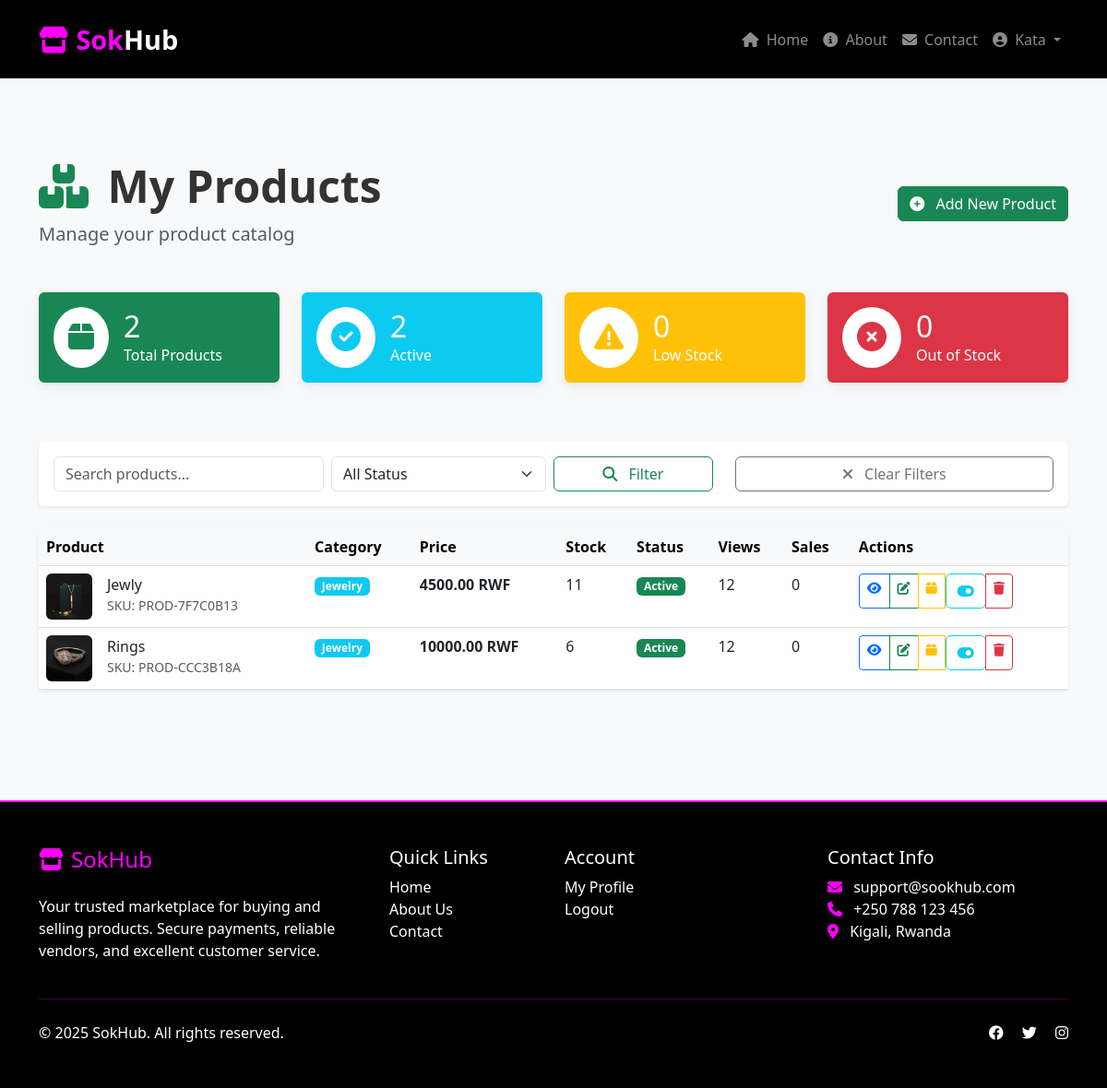
The page /vendor/products/ (signed in) on the database as committed earlier.
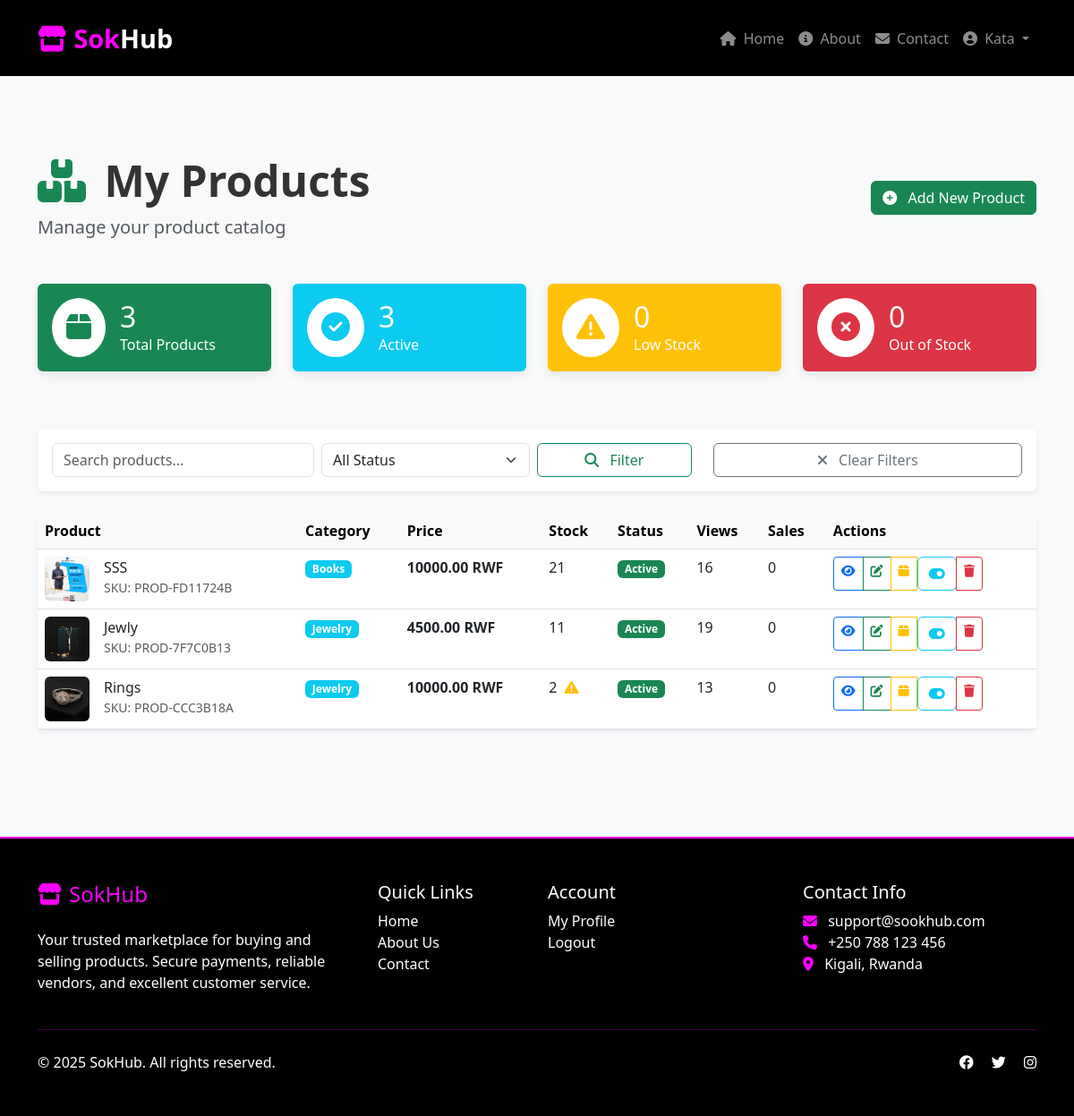
The same page on the database as committed later.
### product/models.py (models this page shows, shortened)
class Product(models.Model):
    STATUS_CHOICES = (
        ('draft', 'Draft'),
        ('active', 'Active'),
        ('out_of_stock', 'Out of Stock'),
        ('discontinued', 'Discontinued'),
        ('pending_review', 'Pending Review'),
    )
    name = models.CharField(max_length=200)
    slug = models.SlugField(max_length=200, unique=True)
    description = models.TextField()
    short_description = models.CharField(max_length=300, blank=True, null=True)
    vendor = models.ForeignKey('customer.User', on_delete=models.CASCADE,
                              limit_choices_to={'user_type': 'vendor'},
                              related_name='products')
    price = models.DecimalField(max_digits=10, decimal_places=2,
                               validators=[MinValueValidator(Decimal('0.01'))])
    compare_at_price = models.DecimalField(max_digits=10, decimal_places=2,
                                          null=True, blank=True,
                                          validators=[MinValueValidator(Decimal('0.01'))])
    sku = models.CharField(max_length=100, unique=True, blank=True, null=True)
    barcode = models.CharField(max_length=100, blank=True, null=True)
    quantity = models.IntegerField(default=0, validators=[MinValueValidator(0)])
    low_stock_threshold = models.IntegerField(default=5, validators=[MinValueValidator(1)])
    is_track_inventory = models.BooleanField(default=True)
    allow_backorder = models.BooleanField(default=False)
    category = models.ForeignKey(Category, on_delete=models.SET_NULL,
                                null=True, blank=True, related_name='products')
    tags = models.ManyToManyField('ProductTag', blank=True)
    status = models.CharField(max_length=20, choices=STATUS_CHOICES, default='draft')
    is_featured = models.BooleanField(default=False)
    is_available = models.BooleanField(default=True)
    requires_shipping = models.BooleanField(default=True)
    main_image = models.ImageField(upload_to=image_path, null=True, blank=True)
    meta_title = models.CharField(max_length=200, blank=True, null=True)
    meta_description = models.TextField(blank=True, null=True)
    view_count = models.IntegerField(default=0)
    purchase_count = models.IntegerField(default=0)
    average_rating = models.DecimalField(max_digits=3, decimal_places=2, default=0.00,
                                        validators=[MinValueValidator(0), MaxValueValidator(5)])
    reservation_count = models.IntegerField(default=0)  # Items reserved in carts
    last_restocked = models.DateTimeField(null=True, blank=True)
    created_at = models.DateTimeField(auto_now_add=True)
    updated_at = models.DateTimeField(auto_now=True)
    published_at = models.DateTimeField(null=True, blank=True)
    class Meta:
        ordering = ['-created_at']
        indexes = [
            models.Index(fields=['slug']),
            models.Index(fields=['status', 'is_available']),
            models.Index(fields=['vendor', 'status']),
            models.Index(fields=['category', 'is_available']),
        ]
    def get_available_quantity(self):
        try:
            return max(0, self.quantity - self.reservation_count)
        except:
            return 0

class Category(models.Model):
    name = models.CharField(max_length=100, unique=True)
    slug = models.SlugField(max_length=100, unique=True)
    description = models.TextField(blank=True, null=True)
    parent = models.ForeignKey('self', on_delete=models.CASCADE, null=True, blank=True,
                              related_name='children')
    is_active = models.BooleanField(default=True)
    created_at = models.DateTimeField(auto_now_add=True)
    updated_at = models.DateTimeField(auto_now=True)
    class Meta:
        verbose_name_plural = "Categories"
        ordering = ['name']

### product/views.py (the view)
# urls.py: path('vendor/products/', views.vendor_product_list, name='vendor_product_list'),
@login_required
@vendor_required
def vendor_product_list(request):
    products = Product.objects.filter(vendor=request.user).select_related('category')
    status_filter = request.GET.get('status')
    if status_filter:
        products = products.filter(status=status_filter)
    search_query = request.GET.get('q')
    if search_query:
        products = products.filter(
            Q(name__icontains=search_query) |
            Q(sku__icontains=search_query) |
            Q(description__icontains=search_query)
        )
    paginator = Paginator(products, 20)
    page_number = request.GET.get('page')
    page_obj = paginator.get_page(page_number)
    total_products = products.count()
    active_products = products.filter(status='active').count()
    out_of_stock = products.filter(status='out_of_stock').count()
    low_stock = products.filter(
        is_track_inventory=True,
        quantity__lte=F('low_stock_threshold'),
        status='active'
    ).count()
    context = {
        'page_obj': page_obj,
        'total_products': total_products,
        'active_products': active_products,
        'out_of_stock': out_of_stock,
        'low_stock': low_stock,
        'status_filter': status_filter,
        'search_query': search_query,
    }
    return render(request, 'vendor/product_list.html', context)

### customer/Decorator.py (called while the page is built)
def vendor_required(view_func):
    @wraps(view_func)
    def _wrapped_view(request, *args, **kwargs):
        if not request.user.is_authenticated:
            messages.error(request, 'Please login to access this page.')
            return redirect('login')
        if not hasattr(request.user, 'user_type'):
            messages.error(request, 'Invalid user account.')
            return redirect('home')
        if request.user.user_type != 'vendor':
            messages.error(request, 'Access denied. Vendor account required.')
            return redirect('home')
        if hasattr(request.user, 'vendorprofile'):
            if not request.user.vendorprofile.is_approved:
                messages.warning(request, 'Your vendor account is pending admin approval.')
                return redirect('vendor_pending')
        return view_func(request, *args, **kwargs)
    return _wrapped_view

### product/templates/vendor/product_list.html (shortened to what the changed rows need)
{% extends "base.html" %}
{% block content %}
<div class="container py-5">
    <div class="d-flex justify-content-between align-items-center mb-5">
        <div>
            <h1 class="display-5 fw-bold">
                <i class="fas fa-boxes me-2 text-success"></i> My Products
            </h1>
        </div>
    </div>
    <div class="row mb-5">
        <div class="col-md-3 mb-3">
            <div class="card bg-success text-white">
                <div class="card-body">
                    <div class="d-flex align-items-center">
                        <div>
                            <h2 class="mb-0">{{ total_products }}</h2>
                            <p class="mb-0">Total Products</p>
                        </div>
                    </div>
                </div>
            </div>
        </div>
        <div class="col-md-3 mb-3">
            <div class="card bg-info text-white">
                <div class="card-body">
                    <div class="d-flex align-items-center">
                        <div>
                            <h2 class="mb-0">{{ active_products }}</h2>
                            <p class="mb-0">Active</p>
                        </div>
                    </div>
                </div>
            </div>
        </div>
        <div class="col-md-3 mb-3">
            <div class="card bg-warning text-white">
                <div class="card-body">
                    <div class="d-flex align-items-center">
                        <div>
                            <h2 class="mb-0">{{ low_stock }}</h2>
                        </div>
                    </div>
                </div>
            </div>
        </div>
        <div class="col-md-3 mb-3">
            <div class="card bg-danger text-white">
                <div class="card-body">
                    <div class="d-flex align-items-center">
                        <div>
                            <h2 class="mb-0">{{ out_of_stock }}</h2>
                        </div>
                    </div>
                </div>
            </div>
        </div>
    </div>
    <div class="card shadow-sm">
        <div class="card-body p-0">
            {% if page_obj.object_list %}
            <div class="table-responsive">
                <table class="table table-hover mb-0">
                    <thead class="table-light">
                        <tr>
                            <th>Product</th>
                            <th>Category</th>
                            <th>Price</th>
                            <th>Stock</th>
                            <th>Status</th>
                            <th>Views</th>
                            <th>Sales</th>
                            <th>Actions</th>
                        </tr>
                    </thead>
                    <tbody>
                        {% for product in page_obj %}
                        <tr>
                            <td>
                                <div class="d-flex align-items-center">
                                    {% if product.main_image %}
                                    <img src="{{ product.main_image.url }}"
                                         alt="{{ product.name }}"
                                         class="rounded me-3"
                                         style="width: 50px; height: 50px; object-fit: cover;">
                                    {% else %}
                                    <div class="bg-light rounded d-flex align-items-center justify-content-center me-3"
                                         style="width: 50px; height: 50px;">
                                        <i class="fas fa-image text-muted"></i>
                                    </div>
                                    {% endif %}
                                    <div>
                                        <h6 class="mb-0">{{ product.name|truncatechars:40 }}</h6>
                                        <small class="text-muted">SKU: {{ product.sku|default:"N/A" }}</small>
                                    </div>
                                </div>
                            </td>
                            <td>
                                {% if product.category %}
                                    <span class="badge bg-info">{{ product.category.name }}</span>
                                {% else %}
                                    <span class="text-muted">Uncategorized</span>
                                {% endif %}
                            </td>
                            <td>
                                <strong>{{ product.price }} RWF</strong>
                            </td>
                            <td>
                                {% if product.is_track_inventory %}
                                    <div class="d-flex align-items-center">
                                        <span class="me-2">{{ product.get_available_quantity }}</span>
                                        {% if product.get_available_quantity <= product.low_stock_threshold %}
                                            <i class="fas fa-exclamation-triangle text-warning"></i>
                                        {% endif %}
                                    </div>
                                {% else %}
                                    <span class="badge bg-secondary">Untracked</span>
                                {% endif %}
                            </td>
                            <td>
                                {% if product.status == 'active' %}
                                    <span class="badge bg-success">{{ product.get_status_display }}</span>
                                {% elif product.status == 'draft' %}
                                    <span class="badge bg-secondary">{{ product.get_status_display }}</span>
                                {% elif product.status == 'out_of_stock' %}
                                    <span class="badge bg-danger">{{ product.get_status_display }}</span>
                                {% elif product.status == 'pending_review' %}
                                    <span class="badge bg-warning">{{ product.get_status_display }}</span>
                                {% else %}
                                    <span class="badge bg-info">{{ product.get_status_display }}</span>
                                {% endif %}
                            </td>
                            <td>
                                {{ product.view_count }}
                            </td>
                            <td>
                                {{ product.purchase_count }}
                            </td>
                            <td>
                                <div class="btn-group btn-group-sm">
                                    <a href="{% url 'product_detail' product.slug %}"
                                       class="btn btn-outline-primary"
                                       target="_blank"
                                       title="View">
                                        <i class="fas fa-eye"></i>
                                    </a>
                                    <a href="{% url 'vendor_edit_product' product.pk %}"
                                       class="btn btn-outline-success"
                                       title="Edit">
                                        <i class="fas fa-edit"></i>
                                    </a>
                                    <a href="{% url 'vendor_stock_management' product.pk %}"
                                       class="btn btn-outline-warning"
                                       title="Stock">
                                        <i class="fas fa-box"></i>
                                    </a>
                                    <form method="post" action="{% url 'vendor_toggle_product_status' product.pk %}" class="d-inline">
                                        <button type="submit" class="btn btn-outline-info" title="{% if product.status == 'active' %}Move to draft{% else %}Activate{% endif %}">
                                            <i class="fas fa-toggle-on"></i>
                                        </button>
                                    </form>
                                    <a href="{% url 'vendor_delete_product' product.pk %}"
                                       class="btn btn-outline-danger"
                                       title="Delete">
                                        <i class="fas fa-trash"></i>
                                    </a>
                                </div>
                            </td>
                        </tr>
                        {% endfor %}
                    </tbody>
                </table>
            </div>
            {% endif %}
        </div>
    </div>
</div>
{% endblock %}

Rows that differ between the two databases and show on the page:
added Product: main_image (picture), name "SSS", sku "PROD-FD11724B", category.name "Books", price "10000.00", get_available_quantity "21", status "Active", view_count "16", purchase_count "0"
changed Product "Jewly": view_count "12" → "19"
changed Product "Rings": get_available_quantity "6" → "2"; reservation_count 0 → 4 (drawn); view_count "12" → "13"
Other text that changed with them:
{{ total_products }}: "2" → "3"
{{ active_products }}: "2" → "3"
